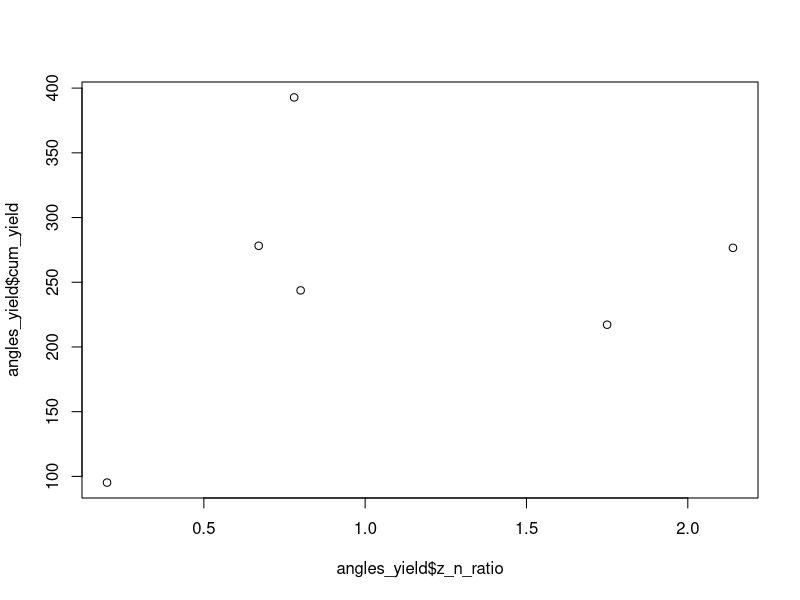

Here is the R script that generated this plot:
### This script calculates branch angles per tree

library("dplyr")

data <- read.csv("BranchSegments.csv")
apple <- filter(data, species == "apple")
explicit <- filter(apple, declination != "NA")
by_rootstock <- group_by(explicit, tree)
all <- summarize(by_rootstock, avg_all = round(90-mean(declination), 1), 
                 sd_all = round(sd(declination), 0))
zeros <- filter(by_rootstock, declination <= 0)
ninties <- filter(by_rootstock, declination == 90)
middles <- filter(filter(by_rootstock, declination > 0), declination < 90)
zeros_n <- summarize(zeros, zeros_count = n())
ninties_n <- summarize(ninties, ninties_count = n())
middles_n <- summarize(middles, mid_count = n(), 
                       avg_angle = round(90-mean(declination), 1), 
                       sd_angle = round(sd(declination), 0))
angles <- left_join(left_join(left_join(zeros_n, ninties_n), middles_n), all)
angles <- mutate(angles, z_n_ratio = round(zeros_count / ninties_count, 2))

cum_yield <- read.csv("AppleYield.csv")
angles_yield <- left_join(angles, cum_yield)

summary(lm(angles_yield$cum_yield ~ angles_yield$zeros_count))$r.squared
summary(lm(angles_yield$cum_yield ~ angles_yield$ninties_count))$r.squared
summary(lm(angles_yield$cum_yield ~ angles_yield$mid_count))$r.squared
summary(lm(angles_yield$cum_yield ~ angles_yield$avg_angle))$r.squared
summary(lm(angles_yield$cum_yield ~ angles_yield$z_n_ratio))$r.squared
plot(angles_yield$z_n_ratio, angles_yield$cum_yield)
